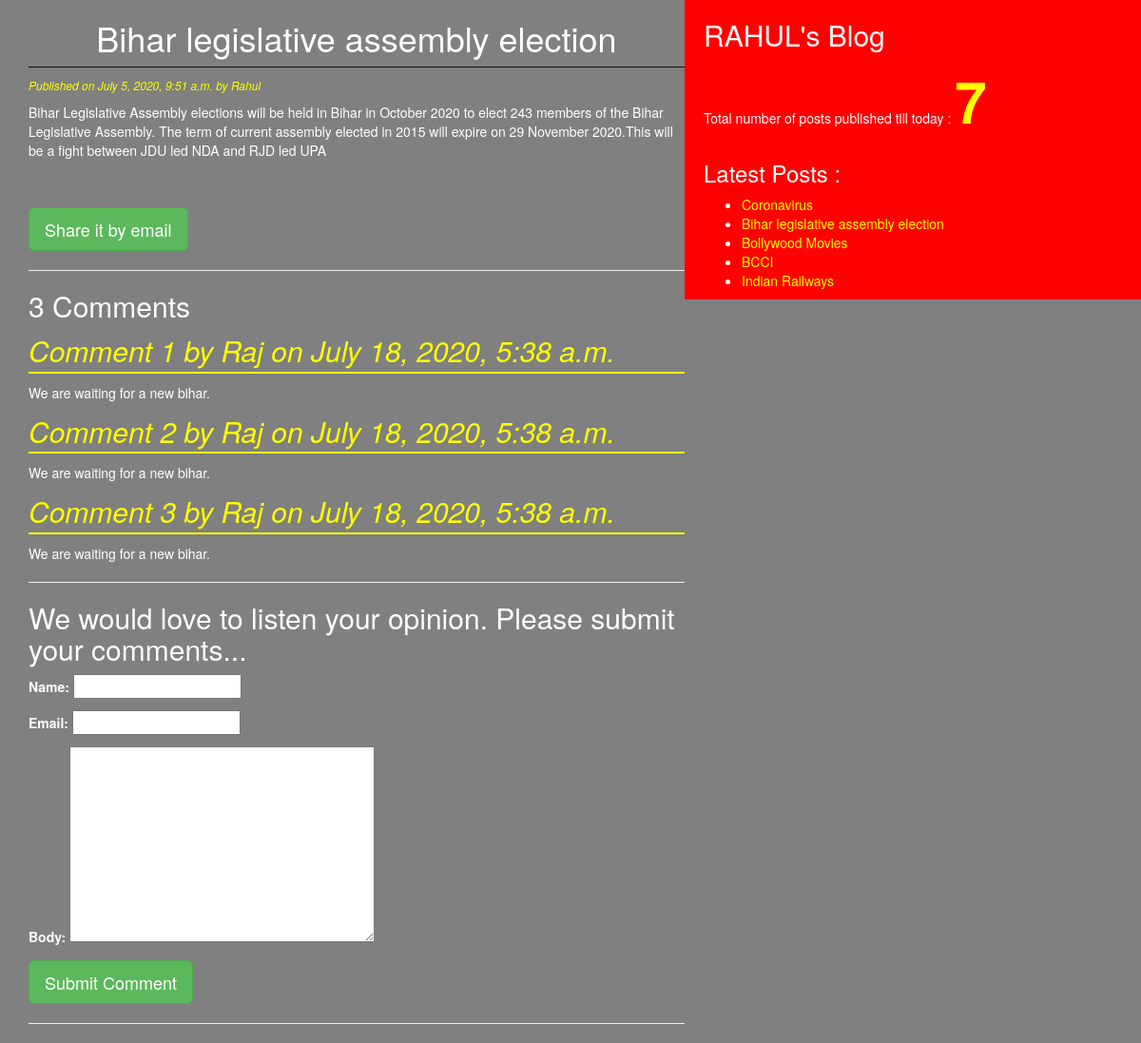
Screenshot of /2020/07/05/bihar-legislative-assembly-election/ with the database file from the repository.
### blogapp/models.py (models this page shows, shortened)
class Post(models.Model):
    STATUS_CHOICES = (('draft','Draft'), ('published','Published'),)
    title = models.CharField(max_length = 256)
    slug = models.SlugField(max_length = 256, unique_for_date = 'publish')
    author = models.ForeignKey(User, models.SET_NULL, blank=True, null=True, related_name = 'blog_posts')
    body = models.TextField()
    publish = models.DateTimeField(default = timezone.now)
    created = models.DateTimeField(auto_now_add = True)
    updated = models.DateTimeField(auto_now = True)
    status = models.CharField(max_length = 10, choices = STATUS_CHOICES, default = 'draft')
    objects = CustomManager()
    tags = TaggableManager()    #It is a model manager responsible for everything related to taggs.
    class Meta:
        ordering = ('-publish',)
    def get_absolute_url(self):
        return reverse('post_detail', args = [self.publish.year, self.publish.strftime('%m'), self.publish.strftime('%d'), self.slug])

class Comment(models.Model):
    post = models.ForeignKey(Post, on_delete=models.CASCADE, related_name='comments')
    name = models.CharField(max_length=64)
    email = models.EmailField()
    body = models.TextField()
    created = models.DateTimeField(default=timezone.now)
    updated = models.DateTimeField(auto_now = True)
    active = models.BooleanField(default=True)
    class Meta:
        ordering = ('-created',)

### blogapp/views.py (the view)
# urls.py: url(r'^(?P<year>\d{4})/(?P<month>\d{2})/(?P<day>\d{2})/(?P<post>[-\w]+)/$', views.post_detail_view, name = 'post_detail'),
def post_detail_view(request, year, month, day, post):
    post = get_object_or_404(Post, slug = post, status = 'published', publish__year = year, publish__month = month, publish__day = day)
    comments = post.comments.filter(active=True)
    csubmit=False
    if request.method=='POST':
        form = CommentForm(request.POST)
        if form.is_valid():
            new_comment = form.save(commit = False)
            new_comment.post = post
            new_comment.save()
            csubmit = True
    else:
        form= CommentForm()
    return render(request, 'blogapp/post_detail.html', {'post' : post, 'form' : form, 'csubmit' : csubmit, 'comments' : comments})

### blogapp/forms.py
class CommentForm(forms.ModelForm):
    class Meta:
        model = Comment
        fields = ('name', 'email', 'body',)

### blogapp/models.py (called while the page is built)
    def get_queryset(self):
        return super().get_queryset().filter(status = 'published')

### blogapp/templatetags/blogapp_tags.py (called while the page is built)
@register.simple_tag(name='my_tag')
def total_posts():
    return Post.objects.count()

@register.inclusion_tag('blogapp/latest_posts123.html')
def show_latest_posts(count=5):
    latest_posts = Post.objects.order_by('-publish')[:count]
    return {'latest_posts' : latest_posts}

### templates/blogapp/post_detail.html (shortened to what this page needs)
<!DOCTYPE html>
{% extends 'blogapp/base.html' %}
{% block content %}
  <h1>{{post.title}}</h1>
  <p id = "date">Published on {{post.publish}} by {{post.author|title}}</p>
  {{post.body|linebreaks}}<br><br>
  <a href="/{{post.id}}/share" class="btn btn-lg btn-success">Share it by email</a><hr>
  {% with comments.count as comments_count %}
    <h2>{{comments_count}} Comment{{comments_count|pluralize}}</h2>
  {% endwith %}
  {% if comments %}
    {% for comment in comments %}
      <p id='chh'>Comment {{forloop.counter}} by {{comment.name}} on {{comment.created}}</p>
      <div class="cb">{{comment.body|linebreaks}}</div>
    {% endfor %}
    <hr>
  {% else %}
    <p>There is no comments yet.</p>
  {% endif %}
  {% if csubmit %}
    <h2>Thank you for your comments. Your comments has been added successfully!!</h2>
  {% else %}
  <h2>We would love to listen your opinion. Please submit your comments...</h2>
    <form method="post">
      {{form.as_p}}
      <input type="submit" class="btn btn-lg btn-success" value="Submit Comment"> <hr>
    </form>
  {% endif %}
{% endblock %}

### templates/blogapp/latest_posts123.html
<ul>
  {% for post in latest_posts %}
    <li><a href="{{post.get_absolute_url}}">{{ post.title }}</a></li>
  {% endfor %}
</ul>

### static/css/blog.css (style rules this page uses)
h1 { text-align: center; border-bottom: 1px solid #111; padding-bottom: 10px; }
body { background-color: grey; color: white; }
#date { color: yellow; font-size: 12px; font-style: italic; }
#chh { color: yellow; font-size: 30px; font-style: italic; border-bottom: 2px solid yellow; }
a { color: yellow; }

### rows the page displays
Post: title "Bihar legislative assembly election", publish "July 5, 2020, 9:51 a.m.", author "Rahul", body "Bihar Legislative Assembly elections will be held in Bihar in October 2020 to elect 243 members of the Bihar Legislative Assembly. The term of current assembly elected in 2015 will expire on 29 November 2020.This will be a fight between JDU led NDA and RJD led UPA"
Comment: name "Raj", created "July 18, 2020, 5:38 a.m.", body "We are waiting for a new bihar."
Comment: name "Raj", created "July 18, 2020, 5:38 a.m.", body "We are waiting for a new bihar."
Comment: name "Raj", created "July 18, 2020, 5:38 a.m.", body "We are waiting for a new bihar."
Post: title "Coronavirus"
Post: title "Bollywood Movies"
Post: title "BCCI"
Post: title "Indian Railways"

### other values shown
{{ comments_count }} "3"
